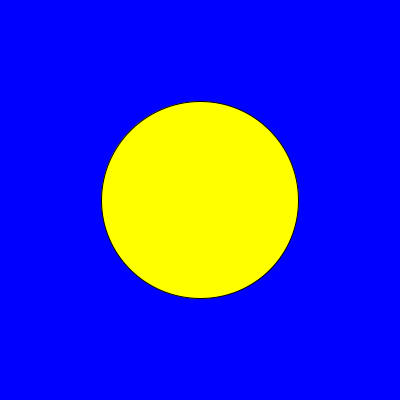
Frame 1 (no input)
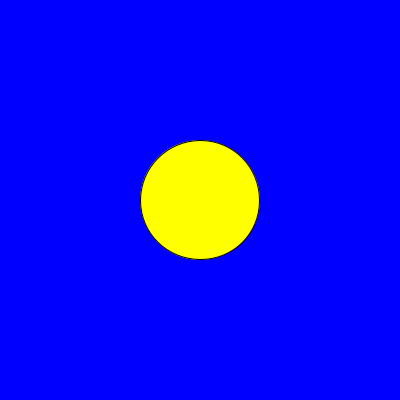
Frame 60 (the mouse pressed at the canvas centre just before this capture)
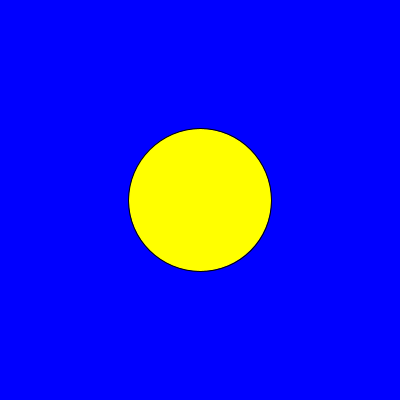
Frame 120 (the mouse held since frame 60 and released just before this capture)

The Processing sketch that drew these frames (run headless with seeded random() and noise(); from frame 60 on, the mouse is pressed at the canvas centre):

// Processing sketch: circle_with_noise
// ── circle_with_noise.pde
void setup() {
    size(400, 400);
    noCursor();
}

void draw() {
    background(0,0,255);
    float n = noise(frameCount * 0.05);
    float diameter = map(n, 0, 1, 50, 300);
    
    fill(255,255,0);
    ellipse(width/2, height/2, diameter, diameter);

}
